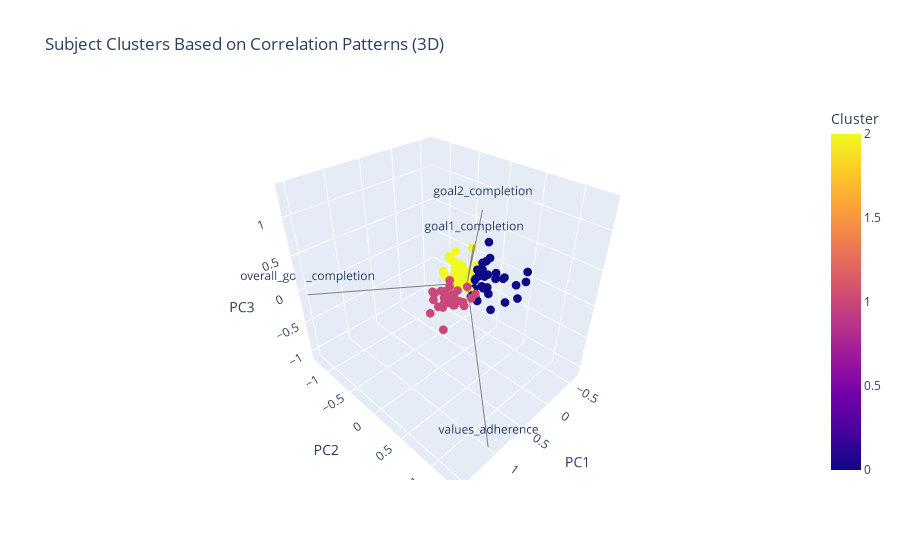

The code cell stored with this chart in its notebook:
### Markdown cell above
### 3 Clusters

### Code cell
# Get correlation columns for clustering
cluster_columns = [col for col in pid_correlations_df.columns if '_corr' in col]
X = pid_correlations_df[cluster_columns]

# Perform k-means clustering
from sklearn.cluster import KMeans
kmeans = KMeans(n_clusters=3, n_init='auto', random_state=42)
clusters = kmeans.fit_predict(X)

# Add cluster assignments to dataframe
pid_correlations_df['cluster'] = clusters

# Calculate mean correlations and size for each cluster
cluster_means = pid_correlations_df.groupby('cluster').agg({
    **{col: 'mean' for col in cluster_columns},
    'subject': 'count',  # Count number of PIDs per cluster
    'obvs': 'mean'  # Average number of observations per cluster
}).rename(columns={
    'subject': 'n_subjects',
    'obvs': 'avg_obvs'
})

# Visualize using PCA for dimensionality reduction
from sklearn.decomposition import PCA
pca = PCA(n_components=3)
X_pca = pca.fit_transform(X)

# Create interactive 3D scatter plot
import plotly.express as px
import plotly.graph_objects as go

# Create DataFrame for plotting
plot_df = pd.DataFrame(
    X_pca, 
    columns=['PC1', 'PC2', 'PC3']
)
plot_df['Cluster'] = clusters
plot_df['Subject'] = pid_correlations_df['subject']

# Create scatter plot
fig = px.scatter_3d(
    plot_df,
    x='PC1',
    y='PC2',
    z='PC3',
    color='Cluster',
    title='Subject Clusters Based on Correlation Patterns (3D)',
    labels={'PC1': 'First Principal Component',
            'PC2': 'Second Principal Component',
            'PC3': 'Third Principal Component'}
)

# Add feature vectors
for i, col in enumerate(cluster_columns):
    # Scale the vectors for visibility
    scale = 2
    fig.add_trace(go.Scatter3d(
        x=[0, pca.components_[0, i] * scale],
        y=[0, pca.components_[1, i] * scale],
        z=[0, pca.components_[2, i] * scale],
        mode='lines+text',
        line=dict(color='gray', width=2),
        text=['', col.replace('sr_DAILY_', '').replace('_corr', '')],
        name=col.replace('sr_DAILY_', '').replace('_corr', '')
    ))

# Update layout
fig.update_traces(
    marker=dict(size=3),
)
fig.update_layout(
    scene=dict(
        xaxis_title='PC1',
        yaxis_title='PC2',
        zaxis_title='PC3'
    ),
    showlegend=False
)

fig.show()

cluster_means

### Figure 1 — Plotly figure (JSON) as saved in the notebook; plotly's stock layout.template omitted (floating-point values rounded to 4 significant figures)
{"data": [{"hovertemplate": "First Principal Component=%{x}<br>Second Principal Component=%{y}<br>Third Principal Component=%{z}<br>Cluster=%{marker.color}<extra></extra>", "legendgroup": "", "marker": {"color": [1, 2, 1, 2, 2, 2, 2, 1, 1, 0, 2, 0, 1, 0, 1, 0, 0, 2, 2, 0, 1, 0, 1, 1, 2, 2, 0, 2, 1, 0, 2, 2, 2, 1, 2, 0, 0, 0, 0, 0, 0, 1, 0, 1, 1, 1, 2, 2, 2, 0, 0, 2, 2, 0, 0, 2, 2, 2, 1, 2, 1, 2, 0, 2, 2, 2, 2, 2, 2, 0, 2, 1, 1, 1, 2, 1, 1, 1, 2, 2, 0, 0, 0, 1, 0, 1, 2, 0, 1, 0, 0, 0, 0, 0, 2, 0, 2, 0, 2, 1, 1, 1, 0, 2, 2], "coloraxis": "coloraxis", "size": 3, "symbol": "circle"}, "mode": "markers", "name": "", "scene": "scene", "showlegend": false, "type": "scatter3d", "x": [0.2306, -0.2194, 0.7915, -0.2148, -0.04765, -0.1695, 0.06407, 0.2395, 0.2254, -0.2833, 0.05497, -0.2129, 0.7027, 0.06924, 0.3702, -0.0398, -0.2838, 0.1679, -0.05246, -0.278, 0.1162, -0.2357, 0.3666, 0.3778, -0.0531, -0.2184, -0.05126, -0.1881, 0.3447, -0.3431, 0.01015, -0.3063, -0.01806, 0.122, -0.3997, -0.3125, -0.2311, -0.04319, -0.3761, -0.2547, -0.5268, 0.4301, -0.4682, 0.2584, 0.613, 0.2252, -0.1765, 0.02327, -0.01909, -0.1728, -0.5361, 0.05422, 0.2034, -0.1222, -0.2359, 0.09444, 0.06356, -0.03314, 0.5258, -0.1225, 0.4177, 0.0494, -0.09565, 0.1111, 0.06756, 0.161, 0.03161, -0.294, 0.06053, 0.02047, -0.1836, 0.3546, 0.2785, 0.3256, 0.03219, 0.3406, 0.4945, 0.1555, -0.2164, -0.05696, -0.5028, -0.308, -0.3099, 0.5563, -0.2907, 0.3735, -0.1671, 0.03202, 0.3705, -0.4496, -0.38, 0.02787, 0.07025, -0.03943, 0.05373, -0.2028, -0.06574, -0.637, -0.2127, 0.532, 0.2281, 0.2233, -0.3882, -0.1029, 0.03619], "y": [0.1647, -0.4526, 0.1499, -0.09609, -0.1786, -0.251, -0.2527, -0.1689, 0.2007, 0.5877, -0.04579, 0.005538, 0.1009, 0.2875, 0.1089, 0.09214, 0.003836, -0.2551, -0.0918, 0.2304, 0.1794, 0.04487, 0.04915, 0.2147, -0.07345, -0.2493, 0.04825, -0.04995, 0.0941, -0.07518, -0.189, -0.2032, -0.3445, 0.246, -0.2948, 0.07868, -0.07161, 0.1089, 0.04206, 0.08523, -0.1508, -0.08753, -0.06691, -0.1534, 0.1753, -0.02318, -0.04903, -0.1305, -0.01924, 0.04613, -0.1044, -0.2071, -0.1746, 0.03028, 0.2197, -0.1073, -0.2462, -0.1438, -0.05798, -0.1715, 0.1597, 0.03147, 0.4807, -0.07055, -0.1538, -0.1374, -0.1756, -0.1075, -0.3724, 0.3656, -0.2824, 0.05217, 0.04673, -0.1462, -0.06302, -0.07576, 0.1141, -0.02093, -0.1292, -0.2641, 0.06115, 0.5295, 0.6634, 0.128, 0.0513, 0.0298, -0.3059, 0.09968, 0.04751, 0.2886, 0.293, 0.2604, 0.2372, 0.2313, -0.008688, -0.01333, -0.01011, 0.4606, -0.1508, -0.0671, -0.08986, 0.1392, -0.06389, -0.2806, -0.14], "z": [-0.1548, 0.02781, 0.03179, -0.005769, -0.04565, 0.06425, -0.0109, -0.09827, 0.1474, -0.08976, -0.02391, 0.003096, 0.2661, 0.4535, -0.01281, 0.0674, 0.07267, 0.09898, 0.1041, 0.03759, -0.09098, 0.08269, 0.01517, 0.02128, 0.03137, -0.1164, -0.1957, -0.06024, 0.01493, -0.04405, -0.1155, 0.2979, 0.235, 0.01305, -0.2152, -0.1862, -0.238, -0.189, 0.2232, 0.03691, -0.2231, -0.1973, 0.3752, -0.261, 0.03249, -0.0781, -0.04936, 0.07471, 0.1421, 0.0601, -0.1745, 0.01948, 0.1059, 0.01787, -0.4413, -0.3039, -0.1291, 0.1879, 0.0663, 0.04663, -0.04862, -0.02598, 0.2436, 0.01529, 0.1938, 0.356, 0.1022, 0.08329, 0.03272, 0.02308, 0.01827, 0.003422, -0.1819, -0.03697, 0.1674, -0.1, 0.006084, -0.05382, -0.1238, 0.3267, -0.05751, 0.07086, 0.1828, -0.3677, 0.2155, -0.09914, 0.0735, -0.1519, 0.236, -0.3965, 0.03812, 0.08777, -0.1241, 0.01071, -0.01775, 0.09836, -0.1566, 0.08244, -0.1568, -0.02609, 0.008302, -0.1164, -0.06843, 0.05326, -0.1435]}, {"line": {"color": "gray", "width": 2}, "marker": {"size": 3}, "mode": "lines+text", "name": "overall_goal_completion", "text": ["", "overall_goal_completion"], "type": "scatter3d", "x": [0, 1.539], "y": [0, -1.273], "z": [0, -0.05303]}, {"line": {"color": "gray", "width": 2}, "marker": {"size": 3}, "mode": "lines+text", "name": "goal1_completion", "text": ["", "goal1_completion"], "type": "scatter3d", "x": [0, 0.6272], "y": [0, 0.6191], "z": [0, 1.049]}, {"line": {"color": "gray", "width": 2}, "marker": {"size": 3}, "mode": "lines+text", "name": "goal2_completion", "text": ["", "goal2_completion"], "type": "scatter3d", "x": [0, 0.4073], "y": [0, 0.5253], "z": [0, 1.319]}, {"line": {"color": "gray", "width": 2}, "marker": {"size": 3}, "mode": "lines+text", "name": "values_adherence", "text": ["", "values_adherence"], "type": "scatter3d", "x": [0, 1.035], "y": [0, 1.311], "z": [0, -1.075]}], "layout": {"coloraxis": {"colorbar": {"title": {"text": "Cluster"}}, "colorscale": [[0, "#0d0887"], [0.1111, "#46039f"], [0.2222, "#7201a8"], [0.3333, "#9c179e"], [0.4444, "#bd3786"], [0.5556, "#d8576b"], [0.6667, "#ed7953"], [0.7778, "#fb9f3a"], [0.8889, "#fdca26"], [1, "#f0f921"]]}, "legend": {"tracegroupgap": 0}, "scene": {"domain": {"x": [0, 1], "y": [0, 1]}, "xaxis": {"title": {"text": "PC1"}}, "yaxis": {"title": {"text": "PC2"}}, "zaxis": {"title": {"text": "PC3"}}}, "showlegend": false, "title": {"text": "Subject Clusters Based on Correlation Patterns (3D)"}}}
